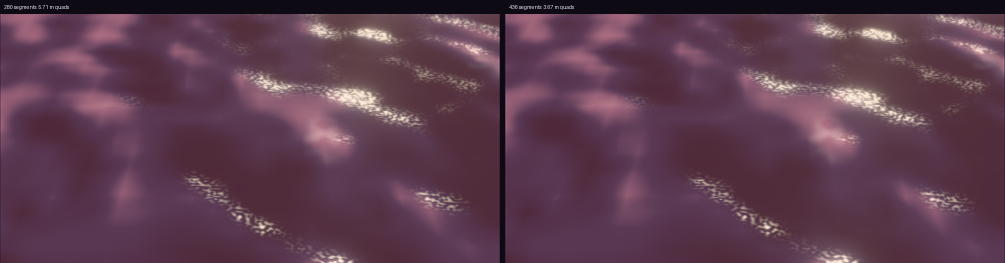
#> input picture artifacts/cloud-audit/compare-sea-mesh.png, 2010 x 526 px, given in place of wisp-alt55-current.png, which was not available (shown at 1/2 size)
$ python zoom_topband.py
#> lines starting #> are read from the running program, lines starting #| are printed output that depends on the picture; after the words box and inside, x2 and y2 are one past the last pixel; in counts of white or black regions, pixels touching at a corner belong together
"""Crop + upscale the top cloud band so it can be looked at, and emit a
equal-value contour map (bands of identical luminance) to separate
"authored flat lobes" from "multi-scale noise".
"""
import numpy as np
from PIL import Image, ImageDraw

SRC = "docs/qa/wisp-alt55-current.png"
OUT_CROP = "artifacts/cloud-audit/top-band-crop.png"
OUT_LEVELS = "artifacts/cloud-audit/top-band-levels.png"

img = Image.open(SRC).convert("RGB")
#> img is the input picture: PIL image 2010x526 RGB; mean R, G, B 93.8, 60.4, 79.1
x0, x1 = 577, 1093
crop = img.crop((x0, 0, x1, 340))
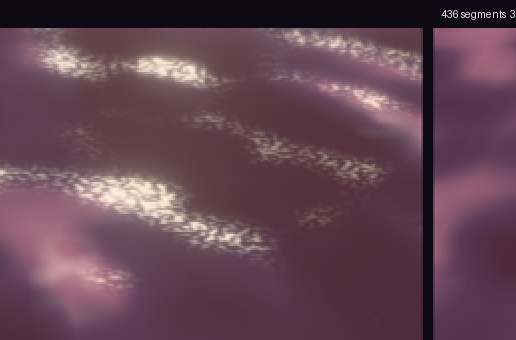
#> crop: PIL image 516x340 RGB; mean R, G, B 99.7, 68.7, 82.6
w, h = crop.size
#> w = 516; h = 340
scale = 2
crop.resize((w * scale, h * scale), Image.NEAREST).save(OUT_CROP)

a = np.asarray(crop).astype(np.float32)
gray = a @ np.array([0.299, 0.587, 0.114], dtype=np.float32)
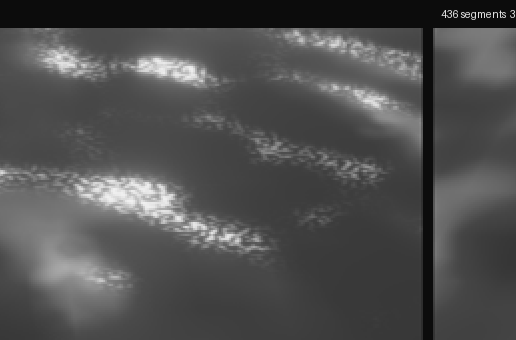
#> gray: shape (340, 516) float32; min 12.34, max 240.8, mean 79.6

# Posterise luminance into 12 equal bands -> each band becomes one flat colour.
lo, hi = float(np.percentile(gray, 1)), float(np.percentile(gray, 99))
#> lo = 12.34; hi = 212.2
norm = np.clip((gray - lo) / max(hi - lo, 1e-6), 0, 0.999)
bands = (norm * 12).astype(np.int32)
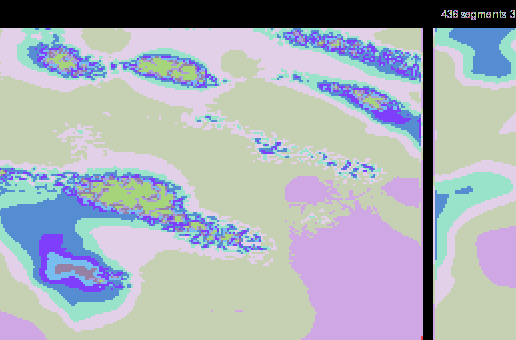
#> bands: shape (340, 516) int32; 12 distinct labels, from 0 to 11; one colour per label, 0 black
palette = np.array(
    [
        [20, 16, 40],
        [46, 34, 78],
        [74, 50, 112],
        [104, 66, 140],
        [136, 84, 156],
        [168, 106, 160],
        [198, 132, 156],
        [222, 160, 150],
        [240, 190, 148],
        [250, 214, 160],
        [255, 234, 196],
        [255, 250, 235],
    ],
    dtype=np.uint8,
)
rgb = palette[bands]

# Overlay the 12 band boundaries as thin dark contour lines.
edge = np.zeros(bands.shape, dtype=bool)
edge[:, 1:] |= bands[:, 1:] != bands[:, :-1]
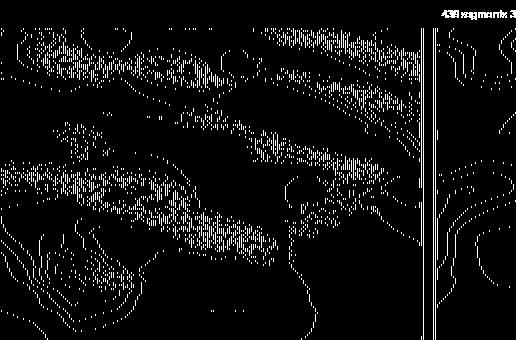
#> edge: shape (340, 516) bool; 6% white in thin lines or dots
edge[1:, :] |= bands[1:, :] != bands[:-1, :]
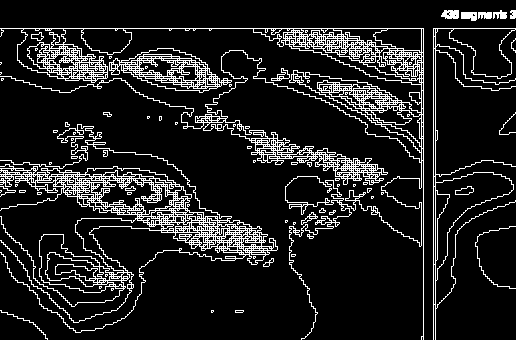
#> edge: shape (340, 516) bool; 12.6% white in thin lines or dots
rgb[edge] = [12, 10, 24]
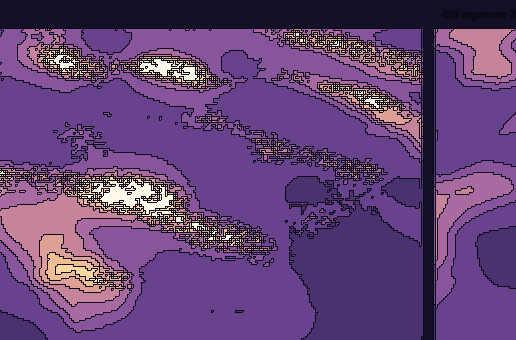
#> rgb: shape (340, 516, 3); mean of channels 0, 1, 2 100.7, 66.9, 118.8; drawn as R, G, B

out = Image.fromarray(rgb).resize((w * scale, h * scale), Image.NEAREST)
out.save(OUT_LEVELS)

# --- decisiveness metrics on the same crop ------------------------------
pad = np.pad(gray, 2, mode="edge")
win = np.lib.stride_tricks.sliding_window_view(pad, (5, 5))
lrange = win.max(axis=(2, 3)) - win.min(axis=(2, 3))

# spatial autocorrelation length along x and y (where structure stops being correlated)
g = gray - gray.mean()
spec = np.fft.fft2(g)
power = np.abs(spec) ** 2
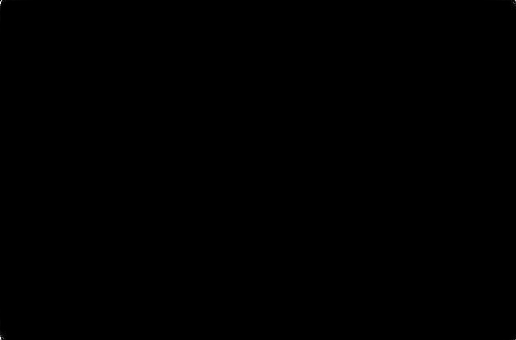
#> power: shape (340, 516) float64; min 0.12, max 2.17e+12, mean 240739306.4; drawn with min black and max white
fy = np.fft.fftfreq(g.shape[0])[:, None]
fx = np.fft.fftfreq(g.shape[1])[None, :]
radial = np.hypot(fy, fx)
total = power.sum()
#> total = 4.22e+13
hi_freq_energy = float(power[radial > 0.15].sum() / total)  # cycles/px > 0.15 == features < 6.7 px
#> hi_freq_energy = 0.0315

print(
    {
        "crop_wh": [w, h],
        "gray_std": round(float(gray.std()), 2),
        "near_flat_5x5_frac": round(float((lrange < 6).mean()), 4),
        "high_freq_energy_frac_gt0.15cyc": round(hi_freq_energy, 4),
        "p_equal_value_band_frac": round(float(edge.mean()), 4),
        "distinct_12bit_bands_used": int(len(np.unique(bands))),
        "out_crop": OUT_CROP,
        "out_levels": OUT_LEVELS,
    }
)
#> (printed output is left out)
